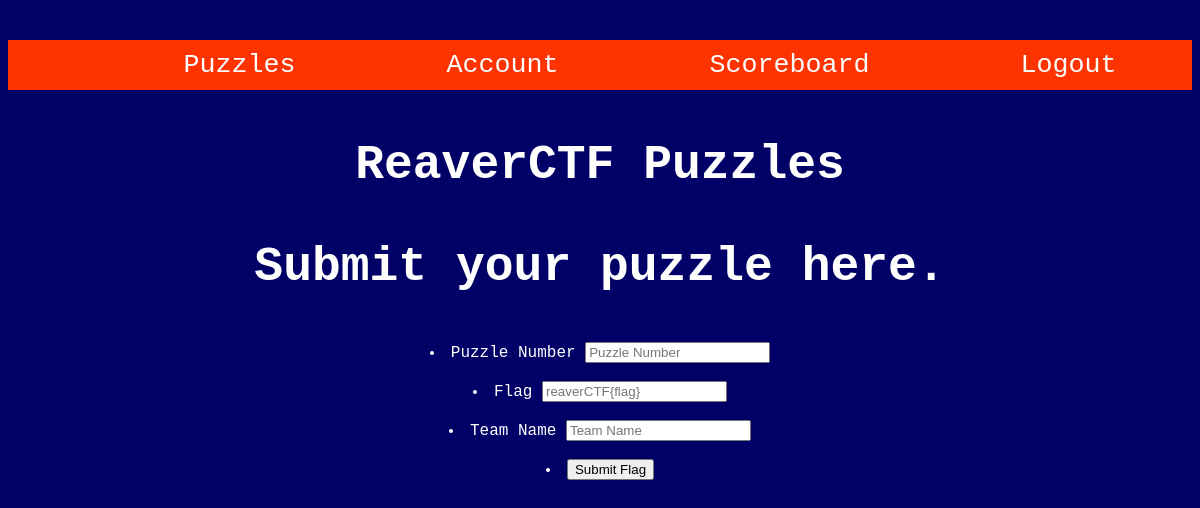
Page /puzzle.php (signed in) on the earlier database version.
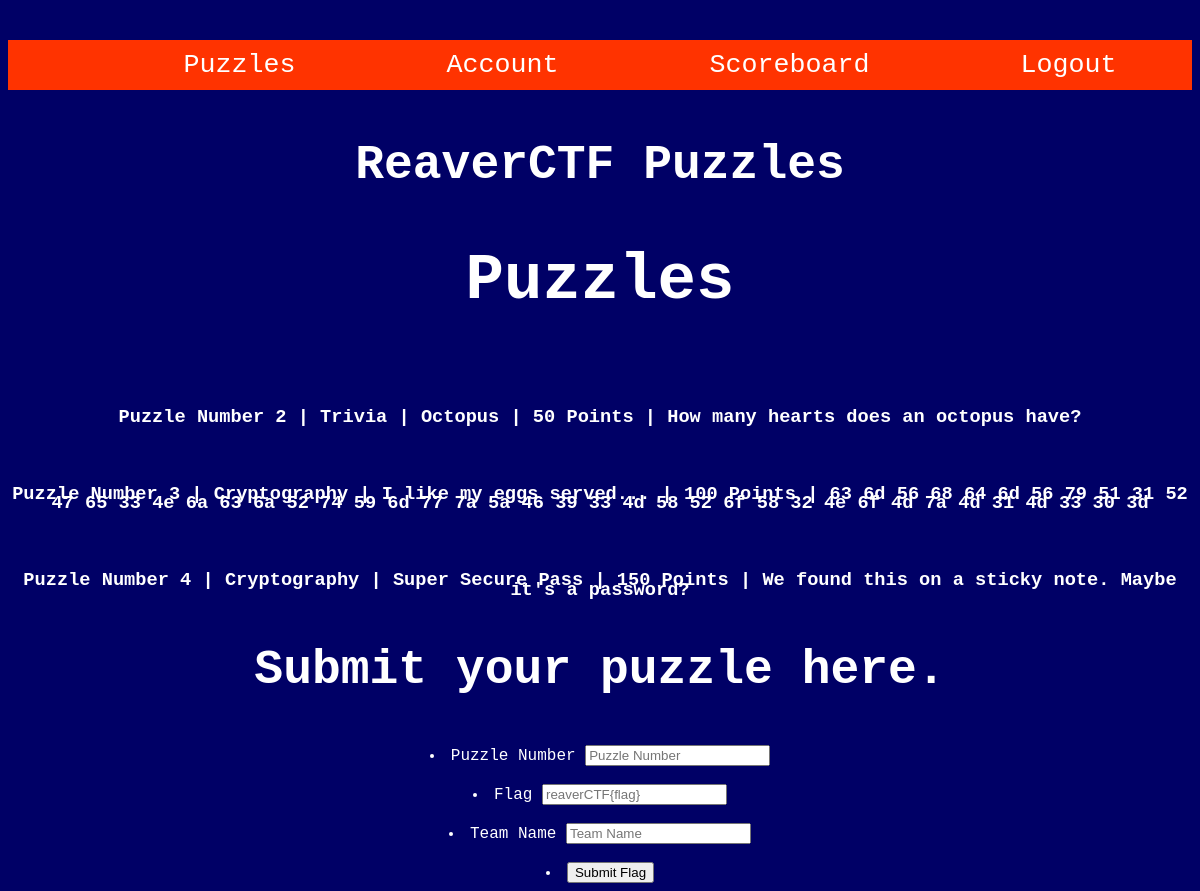
Same page on the later database version.
### tables this page shows
CREATE TABLE `p_belongs_to` (
  `c_name` varchar(45) NOT NULL,
  `p_no` int NOT NULL,
  PRIMARY KEY (`c_name`,`p_no`),
  KEY `puzzle_idx` (`p_no`),
  CONSTRAINT `category` FOREIGN KEY (`c_name`) REFERENCES `category` (`c_name`),
  CONSTRAINT `puzzle` FOREIGN KEY (`p_no`) REFERENCES `puzzle` (`puzz_no`)
);

CREATE TABLE `puzzle` (
  `puzz_no` int NOT NULL,
  `puzz_val` int NOT NULL,
  `puzz_flag` varchar(45) NOT NULL,
  `puzz_name` varchar(45) NOT NULL,
  `puzz_body` varchar(255) NOT NULL,
  PRIMARY KEY (`puzz_no`)
);

### puzzle.php (the view, shortened to what this page needs)
<!DOCTYPE html>
<html>
  <head>
      <metaname="decription", content="ReaverCTF Puzzle">
      <link rel="stylesheet" href="assets/main.css">
  </head>
  <body>
    <!DOCTYPE HTML>
    <html>
    <head><meta charset="utf-8">
    <meta name="author" content="ReaverCTF"></head>
    <body>
    <ul class="navbar">
        <li><a href="puzzle.php">Puzzles</a></li>
        <li><a href="account.php">Account</a></li>
        <li><a href="scoreboard.php">Scoreboard</a></li>
        <li><a href="logout.php">Logout</a></li>
    </ul>
    <div align = "center">
    <h3> ReaverCTF Puzzles</h3>
    </div>
    <?php
    require 'setup.php';
    $username = htmlentities($_SESSION['usernamev3']);
    $getPuzzleInfo =  "SELECT puzz_no, puzz_name, c_name, puzz_val, puzz_body FROM puzzle, p_belongs_to WHERE puzzle.puzz_no = p_belongs_to.p_no ORDER BY puzz_no ASC;";
    $result = mysqli_query($ReaverDB, $getPuzzleInfo);
    if (mysqli_num_rows($result) > 0) {
        echo "<h2>Puzzles</h2>";
      while($row = mysqli_fetch_assoc($result)) {
        echo "<br><h4>Puzzle Number " .$row["puzz_no"]." | ".$row["c_name"] . " | " . $row["puzz_name"] . " | " . $row["puzz_val"] . " Points | ".$row["puzz_body"]."</h4>";
      }
    }
    if (isset($_POST["submitflag"])) {
      $checkFlag =  mysqli_prepare($ReaverDB, "SELECT puzz_flag FROM puzzle WHERE puzz_no=?;");
      mysqli_stmt_bind_param($checkFlag, 'i', $puzzlenumber);
      $puzzlenumber = $_POST["puzzlenumber"];
      $puzzleflag = $_POST["puzzleflag"];
      mysqli_stmt_execute($checkFlag);
      mysqli_stmt_store_result($checkFlag);
      mysqli_stmt_bind_result($checkFlag, $flagResult);
      mysqli_stmt_fetch($checkFlag);
      $checkFlag = mysqli_prepare($ReaverDB, "SELECT t_name FROM t_has_solved WHERE t_name = ? AND p_number = ?");
      mysqli_stmt_bind_param($checkFlag, 'si', $team, $puzzlenumber);
      $team = $_POST["teamname"];
      $puzzlenumber = $_POST["puzzlenumber"];
      mysqli_stmt_execute($checkFlag);
      $submitResult = mysqli_stmt_get_result($checkFlag);
      if (($_POST["puzzleflag"] == $flagResult) and !mysqli_num_rows($submitResult)) {
        echo "<br><h3>Flag is Correct!</h3>";
        $checkFlag =  mysqli_prepare($ReaverDB, "INSERT into reaver.t_has_solved (t_name, p_number) values (?, ?)");
        mysqli_stmt_bind_param($checkFlag, 'si', $team, $puzzlenumber);
        $team = $_POST["teamname"];
        $puzzlenumber = $_POST["puzzlenumber"];
        mysqli_stmt_execute($checkFlag);
        $checkFlag =  mysqli_prepare($ReaverDB, "SELECT puzz_val FROM puzzle WHERE puzz_no = ?");
        mysqli_stmt_bind_param($checkFlag, 'i', $puzzlenumber);
        $puzzlenumber = $_POST["puzzlenumber"];
        mysqli_stmt_execute($checkFlag);
        mysqli_stmt_store_result($checkFlag);
        mysqli_stmt_bind_result($checkFlag, $puzzleValue);
        mysqli_stmt_fetch($checkFlag);
        $checkFlag =  mysqli_prepare($ReaverDB, "UPDATE reaver.team SET score = score + ? WHERE t_name = ?");
        mysqli_stmt_bind_param($checkFlag, 'is', $puzzleValue, $team);
        $team = $_POST["teamname"];
        mysqli_stmt_execute($checkFlag);
        $checkFlag =  mysqli_prepare($ReaverDB, "INSERT into reaver.u_has_solved (u_name, p_number) values (?, ?)");
        mysqli_stmt_bind_param($checkFlag, 'si', $username, $puzzlenumber);
        $username = htmlentities($_SESSION['usernamev3']);
        $puzzlenumber = $_POST["puzzlenumber"];
        mysqli_stmt_execute($checkFlag);
        $checkFlag =  mysqli_prepare($ReaverDB, "SELECT puzz_val FROM puzzle WHERE puzz_no = ?");
        mysqli_stmt_bind_param($checkFlag, 'i', $puzzlenumber);
        $puzzlenumber = $_POST["puzzlenumber"];
        mysqli_stmt_execute($checkFlag);
        mysqli_stmt_store_result($checkFlag);
        mysqli_stmt_bind_result($checkFlag, $puzzleValue);
        mysqli_stmt_fetch($checkFlag);
        $checkFlag =  mysqli_prepare($ReaverDB, "UPDATE reaver.player SET score = score + ? WHERE user_name = ?");
        mysqli_stmt_bind_param($checkFlag, 'is', $puzzleValue, $username);
        $username = htmlentities($_SESSION['usernamev3']);
        mysqli_stmt_execute($checkFlag);
        $checkFlag = "UPDATE reaver.team
        JOIN (SELECT p.t_name, IF(@lastScore <> p.score,
                                    @curRank := @curRank + 1,
                                    @curRank) AS rank,
                                IF(@lastScore = p.score,
                                    @curRank := @curRank + 1,
                                    @curRank),
                                  @lastScore := p.score
              FROM   reaver.team p
              JOIN    (SELECT @curRank := 0, @lastScore := 0) r
              ORDER BY p.score DESC)
              ranks ON (ranks.t_name = reaver.team.t_name)
        SET    reaver.team.rank = ranks.rank";
          mysqli_stmt_execute($checkFlag);
      } elseif(mysqli_num_rows($submitResult)){
        echo "<br><h3>Already solved by your team.</h3>";
      }
        else {
        echo "<br><h3>Flag is Incorrect.</h3>";
      }
      mysqli_stmt_free_result($checkFlag);
      mysqli_stmt_close($checkFlag);
    } else {
      echo '
        <div align = "center">
        <h3> Submit your puzzle here. </h3>
        <section class = "submitaflag">
        <form name = "submitflag" action = "puzzle.php" method = "post">
            <li> <label for = "puzzlenumber"> Puzzle Number </label>
                <input type = "number" name = "puzzlenumber" placeholder = "Puzzle Number" required> </li>
            <br />
           <li> <label for = "puzzleflag"> Flag </label>
            <input type = "text" name = "puzzleflag" placeholder = "reaverCTF{flag}" required> </li>
            <br />
           <li> <label for = "teamname"> Team Name </label>
            <input type = "text" name = "teamname" placeholder = "Team Name" required> </li>
            <br />
            <li> <input type="submit" value="Submit Flag" name="submitflag"> </li>
         </form>
         </section>
        </div>';
    }
    ?>
  </body>
</html>

### assets/main.css (style rules this page uses)
html { background: #000066; font-family: "OCR A Std", monospace; color: white; }
h2 { text-align: center; font-size: 48pt; color: white; }
h3 { text-align: center; font-size: 36pt; color: white; }
h4 { text-align: center; font-size: 14pt; line-height: 0.5; color: white; }
.navbar { position: relative; width: auto; display: flex; flex-direction: row; justify-content: space-around; list-style-type: none; margin: 40px 0px; padding: 10px 0px 10px 100px; background-color: #ff3300; vertical-align: middle; }
.navbar li { display: inline; }
.navbar li a { display: inline; color: white; text-align: center; padding: 14px 30px; font-size: 20pt; text-decoration: none; }

Differences in the rows shown:
added p_belongs_to: p_no.puzz_no "2", c_name "Trivia", p_no.puzz_name "Octopus", p_no.puzz_val "50", p_no.puzz_body "How many hearts does an octopus have?"
added p_belongs_to: p_no.puzz_no "3", c_name "Cryptography", p_no.puzz_name "I like my eggs served...", p_no.puzz_val "100", p_no.puzz_body "63 6d 56 68 64 6d 56 79 51 31 52 47 65 33 4e 6a 63 6a 52 74 59 6d 77 7a 5a 46 39 33 4d 58 52 6f 58 32 4e 6f 4d 7a 4d 31 4d 33 30 3d"
added p_belongs_to: p_no.puzz_no "4", c_name "Cryptography", p_no.puzz_name "Super Secure Pass", p_no.puzz_val "150", p_no.puzz_body "We found this on a sticky note. Maybe it's a password?"
Other differences:
text now shown: "Puzzles"
